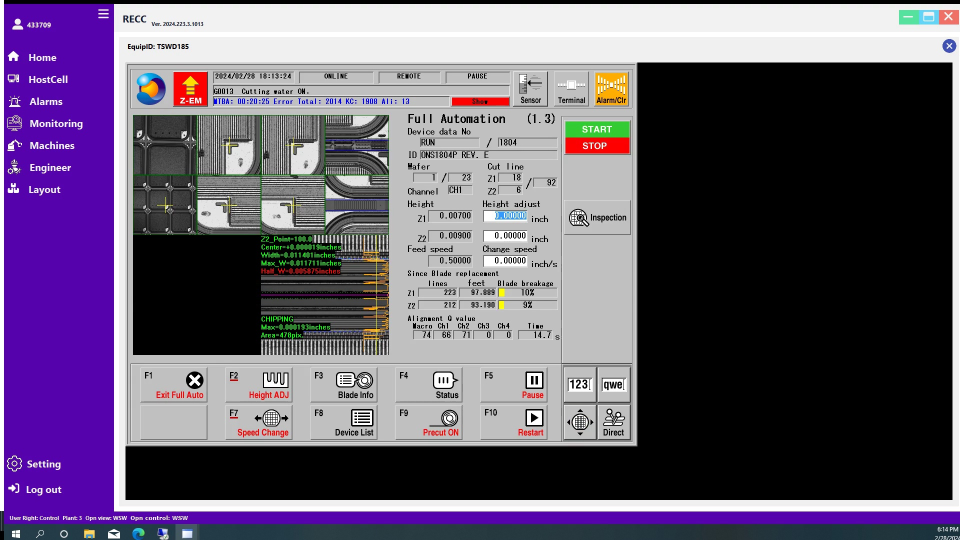
#> input picture frame_377.jpg, 1920 x 1080 px, given in place of disco_logo.jpg, which was not available (shown at 1/2 size); the run also reads 1 picture not shown here
$ jupyter execute opencv_template_macthing_mp4.ipynb
#> lines starting #> are read from the running program, lines starting #| are printed output that depends on the picture; pictures that were not available may be replaced by others from this repository, and a replacement may not be noted
[cell 1]
import os
import shutil
import cv2
from tqdm import tqdm

# Set the paths
mp4_path = '_mp4'

# Set temporary folder
target_folder = 'vid2img'

# Set Disco logo template
logo_template_org = cv2.imread('disco_logo.jpg')
#> logo_template_org is the input picture: shape (1080, 1920, 3); mean B, G, R 110.6, 89.9, 100.6
logo_template = cv2.cvtColor(logo_template_org, cv2.COLOR_BGR2GRAY)
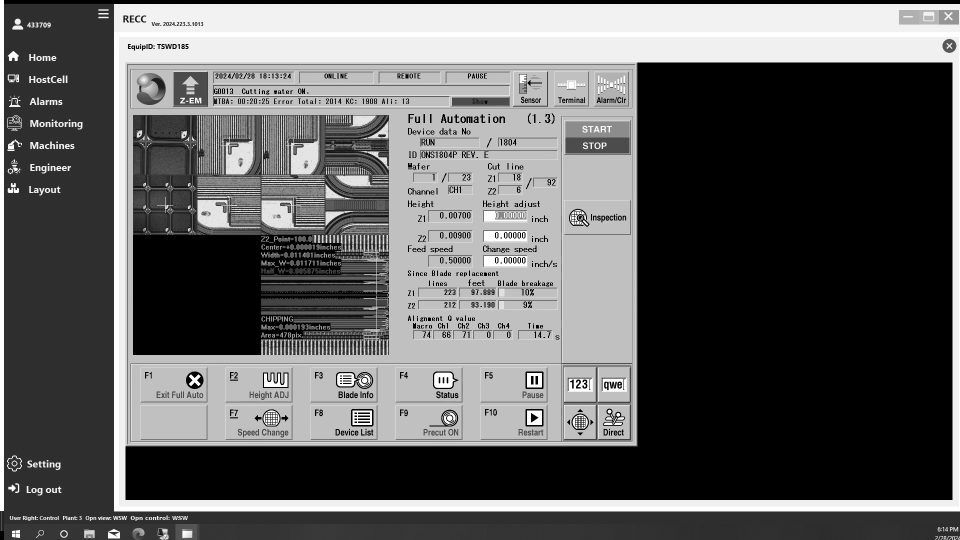
#> logo_template: shape (1080, 1920) (shown at 1/2 size); min 0, max 255, mean 95.4

[cell 2]
def crop_image(original_image, logo_template, x1, y1, x2, y2):
    """
    Crops an image based on the given bounding box coordinates, with an offset
    based on the center of the logo template.

    Args:
        original_image (numpy.ndarray): The input image in OpenCV format.
        logo_template (numpy.ndarray): The input image in OpenCV format.
        x1 (int): The x-coordinate of the top-left corner of the bounding box.
        y1 (int): The y-coordinate of the top-left corner of the bounding box.
        x2 (int): The x-coordinate of the bottom-right corner of the bounding box.
        y2 (int): The y-coordinate of the bottom-right corner of the bounding box.

    Returns:
        numpy.ndarray: The cropped image with the offset based on the center of the logo template.
    """
    input_image_gray = cv2.cvtColor(original_image, cv2.COLOR_BGR2GRAY)

    # Perform template matching
    result = cv2.matchTemplate(input_image_gray, logo_template, cv2.TM_CCOEFF_NORMED)
    min_val, max_val, min_loc, max_loc = cv2.minMaxLoc(result)
    # print(min_val, max_val, min_loc, max_loc)

    # Calculate final crop coordinate pairs with offset the Disco logo template matching
    y1 = y1 + max_loc[1] - 20
    y2 = y2 + y1
    x1 = x1 + max_loc[0] - 15
    x2 = x2 + x1

    # Crop the original image based on the provided bounding box coordinates
    cropped_image = original_image[y1:y2, x1:x2]

    return cropped_image

def convert_video_to_images(video_file, output_folder, save_every_n_frames):
    # Open the video file
#> called with video_file = '_only/frame_377.jpg', output_folder = 'vid2img', save_every_n_frames = 1
    video = cv2.VideoCapture(video_file)

    mp4_fn = os.path.basename(video_file)
    mp4_fn = mp4_fn.replace(".","_")
    # print (mp4_fn)

    # Get the total number of frames in the video
    total_frames = int(video.get(cv2.CAP_PROP_FRAME_COUNT))

    # Loop through the frames of the video
    for frame_num in range(total_frames):
        # Read the next frame of the video
        ret, frame = video.read()
        if frame is not None:
            frame_cropped = crop_image(frame,logo_template,0,0,1024,768)  #Screen Capture only Disco machine GUI

        # Check if the frame was successfully read
        if not ret:
            break

        # Check if we should save this frame as an image
        if frame_num % save_every_n_frames == 0:
            # Check if frame_cropped is not None
            #if frame_cropped is not None:
                # Convert the frame to JPG format
                #jpg_frame = cv2.imwrite(f"{output_folder}/{mp4_fn}_{frame_num}.jpg", frame_cropped)

                # Check if the frame was successfully saved as an image
                #if not jpg_frame:
                #    print(f"Failed to save frame {frame_num} as an image.")

            if frame_cropped is not None and frame_cropped.shape[0] > 0 and frame_cropped.shape[1] > 0:
                # Convert the frame to JPG format
                jpg_frame = cv2.imwrite(f"{output_folder}/{mp4_fn}_{frame_num}.jpg", frame_cropped)

                # Check if the frame was successfully saved as an image
                if not jpg_frame:
                    print(f"Error saving frame {mp4_fn}_{frame_num}")
            else:
                print(f"Failed to crop frame {mp4_fn}_{frame_num}.")
#> this loop made 1 pass
#> (result in crop_image, min_val in crop_image, max_val in crop_image, max_loc in crop_image, y1 in crop_image, y2 in crop_image, x1 in crop_image, x2 in crop_image) on pass 1: ([1], 1, 1, (0, 0), -20, 748, -15, 1009)

    # Release the video file
    video.release()

[cell 3]
def process_folder(folder_path):
    num_files_processed = 0
    num_files_total = sum(len(files) for _, _, files in os.walk(folder_path))

    # Initialize tqdm progress bar
    progress_bar = tqdm(total=num_files_total, desc="Processing Files", unit="file")

    for root, _, files in os.walk(folder_path):
        for file_name in files:
            file_path = os.path.join(root, file_name)
            convert_video_to_images(file_path, target_folder, 1) #convert_video_to_images(mp4_path, target_folder, 1)
            num_files_processed += 1
            # Update progress bar
            progress_bar.update(1)

    # Close tqdm progress bar
    progress_bar.close()

    # Summary report
    print(f"Processed {num_files_processed} files out of {num_files_total} total files.")

# Example usage:
folder_to_process = mp4_path
process_folder(folder_to_process)

[cell 4]
template_path = 'templates/alarm_k0038.jpg'
output_folder = '_alarm_k0038'

[cell 5]
# Load the template image
template = cv2.imread(template_path, cv2.IMREAD_GRAYSCALE)
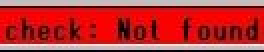
#> input picture templates/alarm_k0038.jpg, 132 x 26 px (shown 2 times larger)
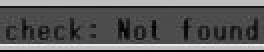
#> template: shape (26, 132) (shown 2 times larger); min 0, max 244, mean 93.5
template_height, template_width = template.shape[:2]
#> template_height = 26; template_width = 132

[cell 6]
# Initialize the counters
total_files = 0
matched_files = 0

[cell 7]
# Iterate over the files in the target folder
for filename in os.listdir(target_folder):
    if filename.endswith('.jpg'):
        total_files += 1

        # Load the target image
        target_path = os.path.join(target_folder, filename)
        target = cv2.imread(target_path, cv2.IMREAD_GRAYSCALE)
#> target: shape (1080, 1920); min 0, max 255, mean 95.4

        # Check the sizes of the images
        template_height, template_width = template.shape
        target_height, target_width = target.shape
#> target_height = 1080; target_width = 1920

        # Ensure that the template is not larger than the target in both dimensions
        if template_height > target_height or template_width > target_width:
            print("Error: The template image is larger than the target image.")
        else:
            # Perform template matching
            result = cv2.matchTemplate(target, template, cv2.TM_CCOEFF_NORMED)
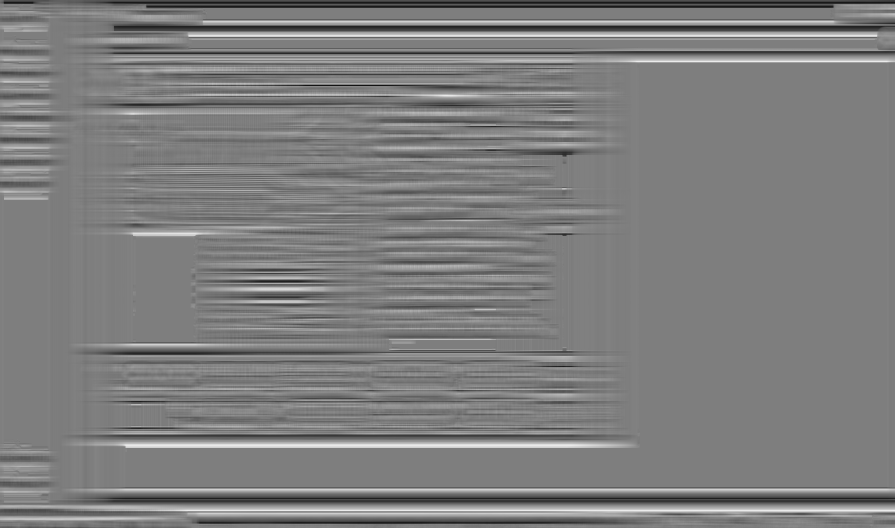
#> result: shape (1055, 1789) float32 (shown at 1/2 size); min -0.594, max 0.606, mean -0.00122; drawn with min black and max white
            min_val, max_val, min_loc, max_loc = cv2.minMaxLoc(result)
#> min_val = -0.594; max_val = 0.606; min_loc = (1127, 732); max_loc = (901, 191)

            # Check if the template is found in the target image
            if max_val >= 0.99:  # Adjust the threshold as needed
                matched_files += 1

                # Copy the matched file to the output folder
                output_path = os.path.join(output_folder, filename)
                shutil.copy(target_path, output_path)

                # Display the matched file name and its max_val
                print(f"Matched file: {filename} - Max correlation value: {max_val:.2f}")

# Print the summary report
print(f"Total files processed: {total_files}")
print(f"Matched files: {matched_files}")
print(f"Copied files to output folder: {matched_files}")
